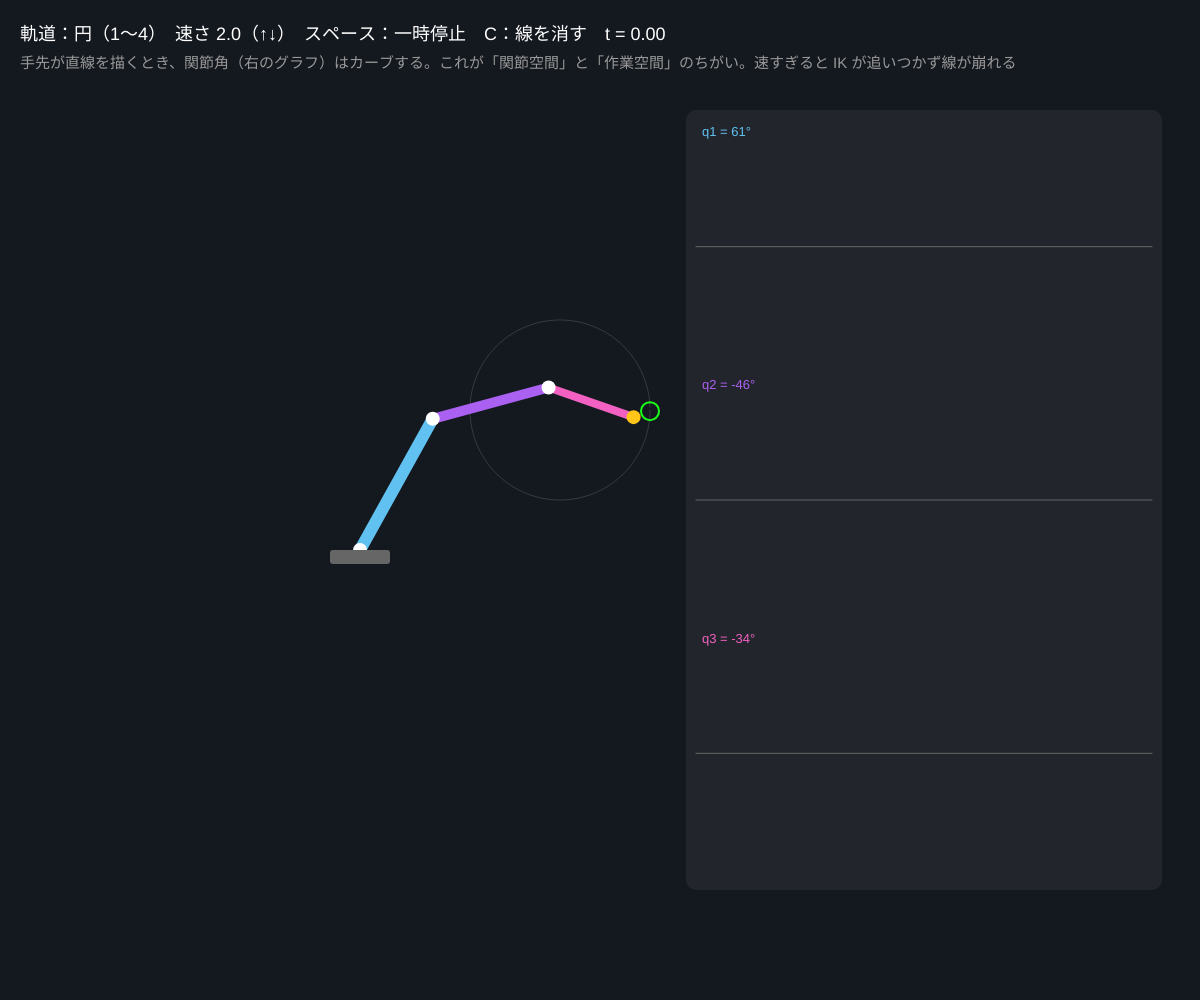
Frame 1 (no input)
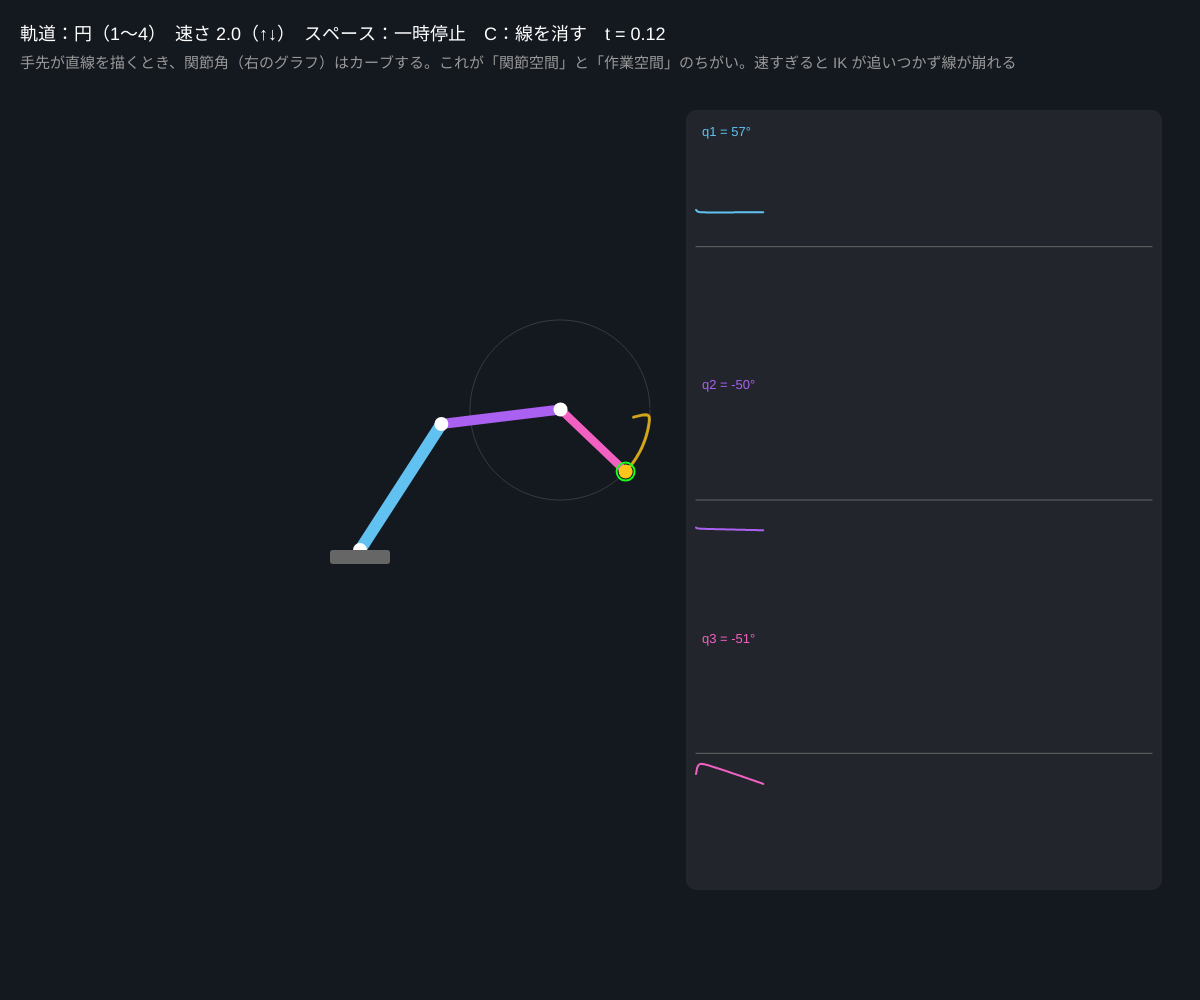
Frame 60 (no input)
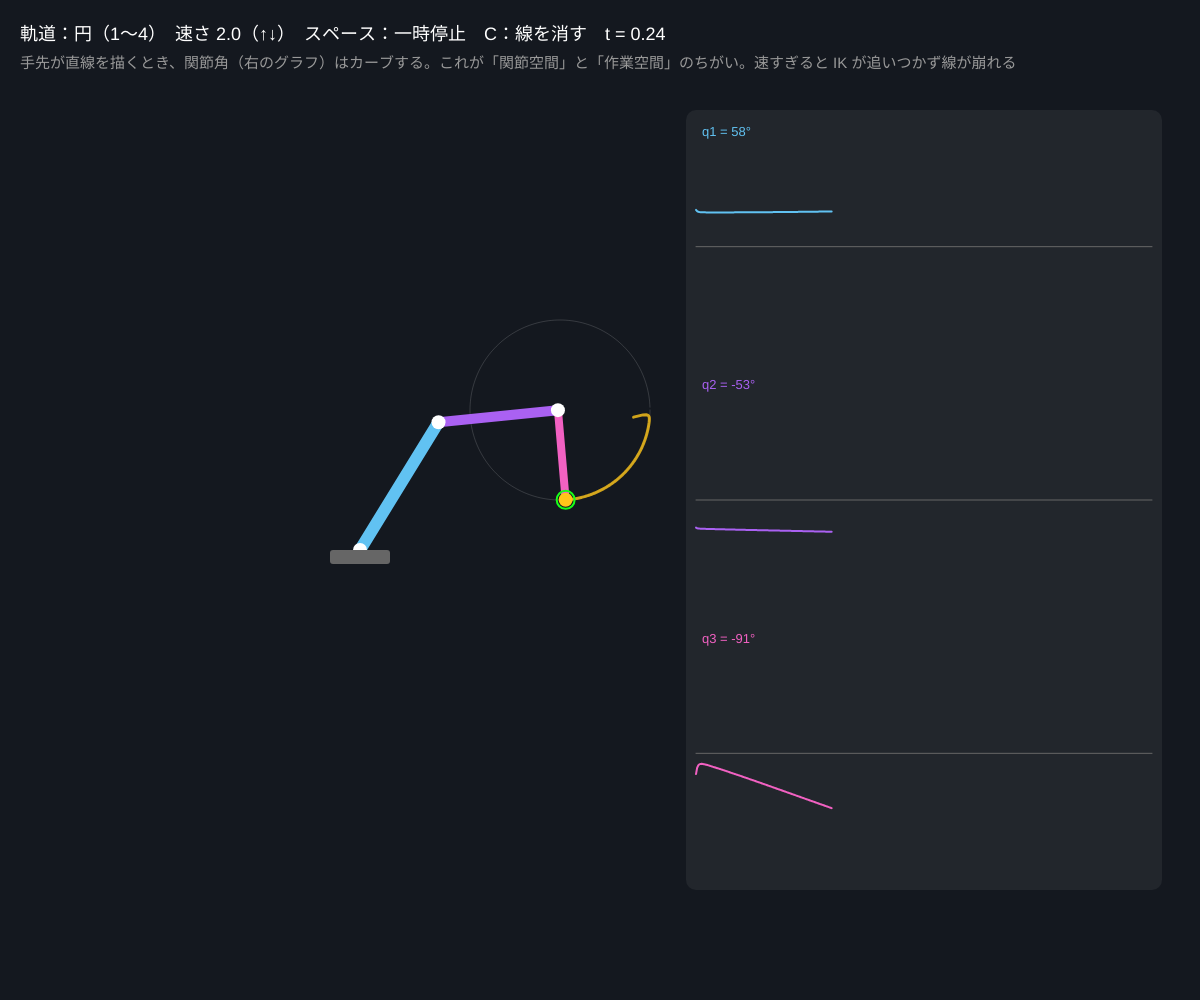
Frame 120 (the mouse pressed at the canvas centre since frame 60)

The p5.js sketch that drew these frames (run headless with seeded random() and noise() and a simulated clock; from frame 60 on, the mouse is pressed at the canvas centre):

// p5.js sketch
// ── sketch.js
// ============================================
// 03 3 リンクアームで文字を描く
// 「手先にこの線をなぞらせたい」→ 軌道上の点を順に目標にして IK（CCD）で追いかける
// 下のグラフは 3 つの関節角の時間変化。手先はまっすぐ動いても関節はまっすぐ動かない
// 1 = 円 / 2 = 四角 / 3 = 文字 N / 4 = 星 / ↑↓ = 速さ / スペース = 一時停止 / C = 描いた線を消す
// ============================================

let L = [150, 120, 90];     // ★ 3 本のリンクの長さ
let q = [1.2, -0.6, -0.4];  // 関節角
let shape = 1;
let t = 0;                  // 軌道のパラメータ 0〜1
let speed = 0.002;          // ★ 1 フレームで進む t
let paused = false;
let pen = [];               // 手先が実際に通った点
let hist = [[], [], []];    // 関節角の履歴
let names = ['', '円', '四角', '文字 N', '星'];

function setup() {
  createCanvas(windowWidth, windowHeight);
  colorMode(HSB, 360, 100, 100, 100);
}

function basePos() { return { x: width * 0.3, y: height * 0.55 }; }
function center() { let b = basePos(); return { x: b.x + 200, y: b.y - 140 }; }

// ★ 軌道：t（0〜1）→ 目標の点
function pathPoint(tt) {
  let c = center(), R = 90;
  if (shape === 1) return { x: c.x + R * cos(TWO_PI * tt), y: c.y + R * sin(TWO_PI * tt) };
  if (shape === 2) return polyline([[-R, -R], [R, -R], [R, R], [-R, R], [-R, -R]], tt, c);
  if (shape === 3) return polyline([[-R * 0.7, R], [-R * 0.7, -R], [R * 0.7, R], [R * 0.7, -R]], tt, c);
  let star = [];
  for (let i = 0; i <= 5; i++) { let a = -HALF_PI + i * TWO_PI * 2 / 5; star.push([R * cos(a), R * sin(a)]); }
  return polyline(star, tt, c);
}
// 折れ線を等速でなぞる
function polyline(pts, tt, c) {
  let total = 0, segs = [];
  for (let i = 0; i + 1 < pts.length; i++) { let d = sqrt(sq(pts[i + 1][0] - pts[i][0]) + sq(pts[i + 1][1] - pts[i][1])); segs.push(d); total += d; }
  let s = tt * total;
  for (let i = 0; i < segs.length; i++) {
    if (s <= segs[i] || i === segs.length - 1) {
      let u = constrain(s / segs[i], 0, 1);
      return { x: c.x + lerp(pts[i][0], pts[i + 1][0], u), y: c.y + lerp(pts[i][1], pts[i + 1][1], u) };
    }
    s -= segs[i];
  }
  return c;
}

function joints() {
  let b = basePos();
  let pts = [{ x: b.x, y: b.y }];
  let a = 0;
  for (let i = 0; i < 3; i++) {
    a += q[i];
    let p = pts[pts.length - 1];
    pts.push({ x: p.x + L[i] * cos(a), y: p.y - L[i] * sin(a) });
  }
  return pts;
}

// CCD を何回か回して手先を目標へ（1 フレームに 3 回で十分なめらか）
function solveIK(tx, ty) {
  for (let k = 0; k < 3; k++) {
    for (let i = 2; i >= 0; i--) {
      let pts = joints();
      let j = pts[i], h = pts[3];
      let d = atan2(-(ty - j.y), tx - j.x) - atan2(-(h.y - j.y), h.x - j.x);
      q[i] += atan2(sin(d), cos(d)) * 0.8;   // ★ 0.8 = 少し控えめに回すと震えにくい
    }
  }
}

function draw() {
  background(215, 35, 12);
  if (!paused) { t += speed; if (t >= 1) { t -= 1; } }
  let target = pathPoint(t);
  solveIK(target.x, target.y);
  let pts = joints();
  pen.push({ x: pts[3].x, y: pts[3].y });
  if (pen.length > 1500) pen.shift();
  for (let i = 0; i < 3; i++) { hist[i].push(q[i]); if (hist[i].length > 400) hist[i].shift(); }

  // 目標の軌道（薄く）
  noFill();
  stroke(0, 0, 100, 15);
  strokeWeight(1);
  beginShape();
  for (let u = 0; u <= 1; u += 0.005) { let p = pathPoint(u); vertex(p.x, p.y); }
  endShape();
  // 描いた線
  stroke(45, 90, 100, 80);
  strokeWeight(3);
  beginShape();
  for (let p of pen) vertex(p.x, p.y);
  endShape();

  // 腕
  let hues = [200, 270, 320];
  for (let i = 0; i < 3; i++) {
    stroke(hues[i], 60, 95);
    strokeWeight(12 - i * 2);
    line(pts[i].x, pts[i].y, pts[i + 1].x, pts[i + 1].y);
  }
  noStroke();
  for (let i = 0; i < 3; i++) { fill(0, 0, 100); circle(pts[i].x, pts[i].y, 14); }
  fill(45, 90, 100);
  circle(pts[3].x, pts[3].y, 14);
  fill(0, 0, 40);
  rect(pts[0].x - 30, pts[0].y, 60, 14, 3);
  noFill();
  stroke(120, 90, 100);
  strokeWeight(2);
  circle(target.x, target.y, 18);

  // 関節角グラフ
  let gx = width * 0.58, gy = 120, gw = width * 0.38, gh = height - 240;
  noStroke();
  fill(0, 0, 100, 6);
  rect(gx - 10, gy - 10, gw + 20, gh + 20, 10);
  for (let i = 0; i < 3; i++) {
    let y0 = gy + (i + 0.5) * gh / 3;
    stroke(0, 0, 40);
    strokeWeight(1);
    line(gx, y0, gx + gw, y0);
    stroke(hues[i], 60, 95);
    strokeWeight(2);
    noFill();
    beginShape();
    for (let k = 0; k < hist[i].length; k++) vertex(gx + (k / 400) * gw, y0 - (atan2(sin(hist[i][k]), cos(hist[i][k])) / PI) * gh / 7);
    endShape();
    noStroke();
    fill(hues[i], 60, 95);
    textSize(13);
    text('q' + (i + 1) + ' = ' + nf(degrees(atan2(sin(q[i]), cos(q[i]))), 1, 0) + '°', gx + 6, y0 - gh / 7 - 2);
  }

  noStroke();
  fill(0, 0, 100);
  textSize(18);
  text('軌道：' + names[shape] + '（1〜4）　速さ ' + nf(speed * 1000, 1, 1) + '（↑↓）　スペース：' + (paused ? '再開' : '一時停止') + '　C：線を消す　t = ' + nf(t, 1, 2), 20, 40);
  fill(0, 0, 60);
  textSize(15);
  text('手先が直線を描くとき、関節角（右のグラフ）はカーブする。これが「関節空間」と「作業空間」のちがい。速すぎると IK が追いつかず線が崩れる', 20, 68);
}

function keyPressed() {
  if (key >= '1' && key <= '4') { shape = int(key); t = 0; pen = []; }
  if (key === UP_ARROW) speed = min(0.02, speed * 1.4);
  if (key === DOWN_ARROW) speed = max(0.0003, speed / 1.4);
  if (key === ' ') paused = !paused;
  if (key === 'c' || key === 'C') pen = [];
}

// ---------- やってみよう ----------
// 1. 四角の角で関節角のグラフが「折れる」のを探そう。手先の向きが急に変わる瞬間
// 2. 速さを上げると描いた線が目標からずれる。どのくらいまで追いつける？（solveIK の回数を増やすと？）
// 3. pathPoint に自分の文字や形を追加しよう（shape === 5）。自分の名前の頭文字が描けるか
// 4. center() を基部から遠くへ動かすと届かなくなる。届かないときアームはどうふるまう？
